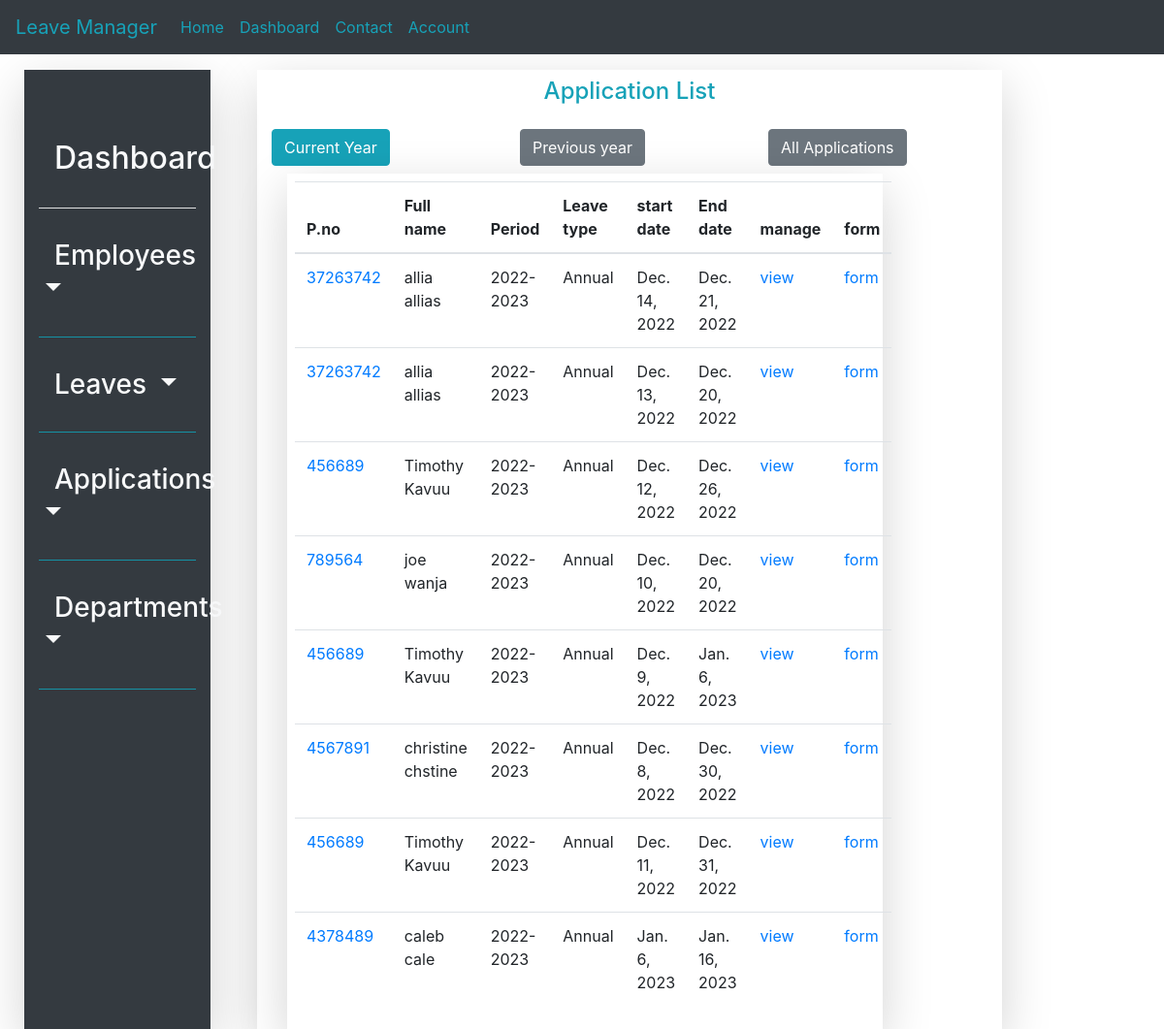
Page /application/list on the committed database.
### leave_management_app/models.py (models this page shows, shortened)
class Leave_application(models.Model):
    Applicant = models.ForeignKey(Employee, on_delete=models.CASCADE)
    financial_year = models.CharField(max_length=10)
    leave_type = models.ForeignKey(Leave_type, on_delete=models.CASCADE)
    medical_certificate = models.BooleanField(default=False)
    no_of_days_applied = models.IntegerField(default=30)
    leave_application_date = models.DateTimeField(default=timezone.now)
    leave_starting_date = models.DateField()
    leave_end_date = models.DateField()

class Employee(models.Model):
    emp_personal_no = models.CharField(max_length=20, primary_key=True)
    employee_firstname = models.CharField(max_length=20)
    employee_lastname = models.CharField(max_length=20)
    employee_email = models.EmailField()
    employee_department_id = models.ForeignKey(Department, on_delete=models.CASCADE, null=True)
    employee_designation = models.CharField(max_length=6)
    employee_gender = models.CharField(choices=gender, max_length=6)
    employee_category = models.CharField(choices=employee_category_list, max_length=10)
    date_created = models.DateTimeField(default=timezone.now)
    date_employed = models.DateField(default=timezone.now)
    is_active = models.BooleanField(default=True)
    def __str__(self):
        return self.fullname()
    def fullname(self):
        return '{} {}'.format(self.employee_firstname, self.employee_lastname)

class Leave_type(models.Model):
    leave_type_name = models.CharField(choices=leave_category_list, max_length=30)
    leave_duration = models.CharField(default='30/36 days', max_length=30)
    leave_type_description = models.TextField()
    def __str__(self):
        return self.leave_type_name

### leave_management_app/views.py (the view)
# urls.py: path('application/list', ApplicationListview.as_view(), name='current_year_applications'),
class ApplicationListview(ListView):
    model = Leave_application
    context_object_name = 'applications'
    ordering = '-leave_application_date'
    template_name = 'leave_application_list'
    paginate_by = 10
    def get_queryset(self):
        qs = super().get_queryset()
        return qs.filter(financial_year=current_financial_year)

### leave_management_app/templates/leave_management_app/leave_application_list.html (shortened to what this page needs)
{%extends 'leave_management_app/base.html'%}
    {%block content%}
<div class="row p-4" style="height: 95vh; width: 100%; background-color: white; background-attachment: fixed;">
        {%block navbar%}
            {%include 'navigation/sidenav.html'%}
        {%endblock navbar%}
    <div class="col-lg-8 mt-3 ml-5 shadow-lg">
        <div class="py-2 text-center"><label class="text-info h4">Application List</label></div>
    	<div class="row py-2">
                <div class="col-4">
					<a href="{%url 'current_year_applications'%}" class="btn btn-info">Current Year</a>
				</div>
                <div class="col-4">
					<a href="{%url 'previous_year_applications'%}" class="btn btn-secondary">Previous year</a>
				</div>
                <div class="col-4">
					<a class="btn btn-secondary" href="{%url 'all_leave_applications'%}">All Applications</a>
				</div>
        </div>
        <div class="row ml-3">
        <div class="col-md-10 p-2 shadow-lg">
            <table class="table">
              <thead>
                <tr>
                  <th scope="col">P.no</th>
                  <th scope="col">Full name</th>
                  <th scope="col">Period</th>
                  <th scope="col">Leave type</th>
                  <th scope="col">start date</th>
                   <th scope="col">End date</th>
                    <th scope="col">manage</th>
                    <th scope="col">form</th>
                </tr>
              </thead>
              <tbody>
              {%for application in applications %}
                <tr>
                  <td><a href="#">{{application.Applicant_id}}</a></td>
                  <td>{{application.Applicant}}</td>
                  <td>{{application.financial_year}}</td>
                  <td>{{application.leave_type}}</td>
                  <td>{{application.leave_starting_date}}</td>
                  <td>{{application.leave_end_date}}</td>
                  <td><a class="" href="{%url 'leave_application_detail' application.id%}">view</a></td>
                  <td><a class="" href="{%url 'application_form' application.id%}">form</a></td>
                </tr>
                {% endfor %}
              </tbody>
            </table>
        </div>
    </div>
    </div>
</div>
{%endblock content%}

### rows in the picture
Leave_application: Applicant_id "37263742", Applicant "allia allias", financial_year "2022-2023", leave_type "Annual", leave_starting_date "Dec. 14, 2022", leave_end_date "Dec. 21, 2022"
Leave_application: Applicant_id "37263742", Applicant "allia allias", financial_year "2022-2023", leave_type "Annual", leave_starting_date "Dec. 13, 2022", leave_end_date "Dec. 20, 2022"
Leave_application: Applicant_id "456689", Applicant "Timothy Kavuu", financial_year "2022-2023", leave_type "Annual", leave_starting_date "Dec. 12, 2022", leave_end_date "Dec. 26, 2022"
Leave_application: Applicant_id "789564", Applicant "joe wanja", financial_year "2022-2023", leave_type "Annual", leave_starting_date "Dec. 10, 2022", leave_end_date "Dec. 20, 2022"
Leave_application: Applicant_id "456689", Applicant "Timothy Kavuu", financial_year "2022-2023", leave_type "Annual", leave_starting_date "Dec. 9, 2022", leave_end_date "Jan. 6, 2023"
Leave_application: Applicant_id "4567891", Applicant "christine chstine", financial_year "2022-2023", leave_type "Annual", leave_starting_date "Dec. 8, 2022", leave_end_date "Dec. 30, 2022"
Leave_application: Applicant_id "456689", Applicant "Timothy Kavuu", financial_year "2022-2023", leave_type "Annual", leave_starting_date "Dec. 11, 2022", leave_end_date "Dec. 31, 2022"
Leave_application: Applicant_id "4378489", Applicant "caleb cale", financial_year "2022-2023", leave_type "Annual", leave_starting_date "Jan. 6, 2023", leave_end_date "Jan. 16, 2023"
